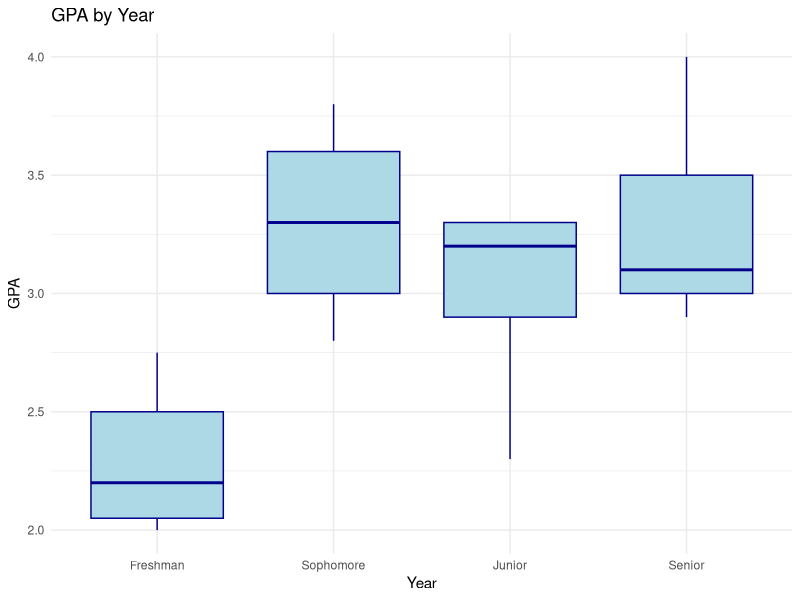
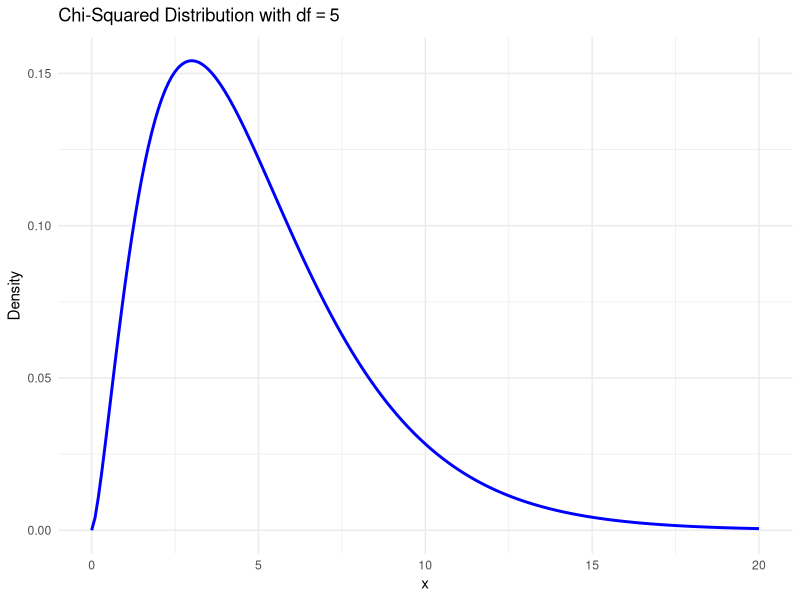
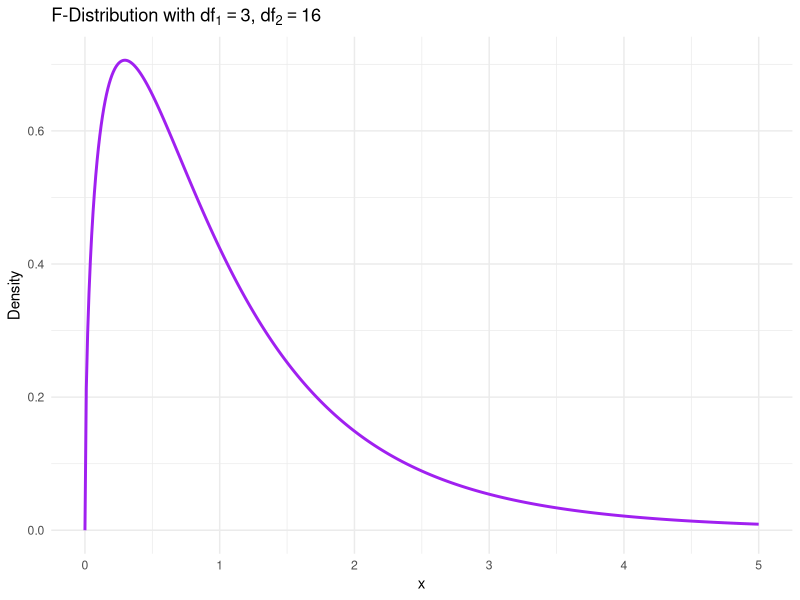
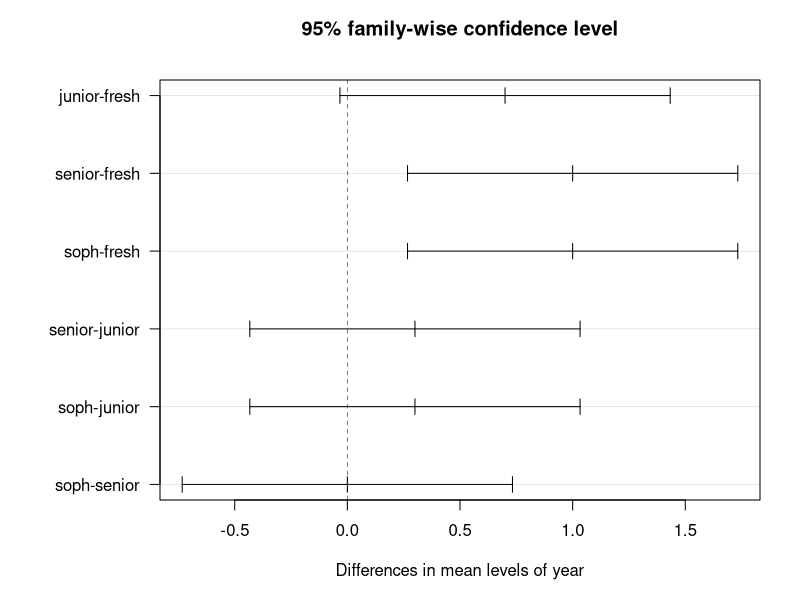
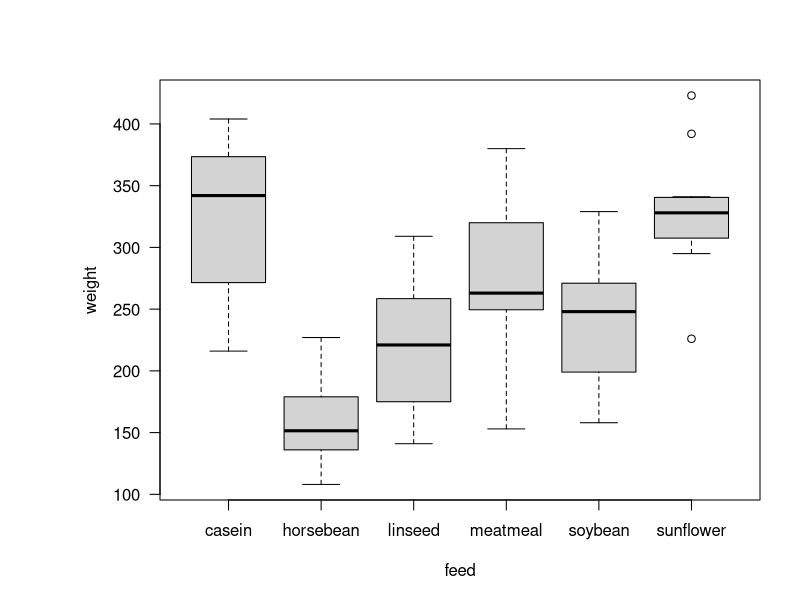
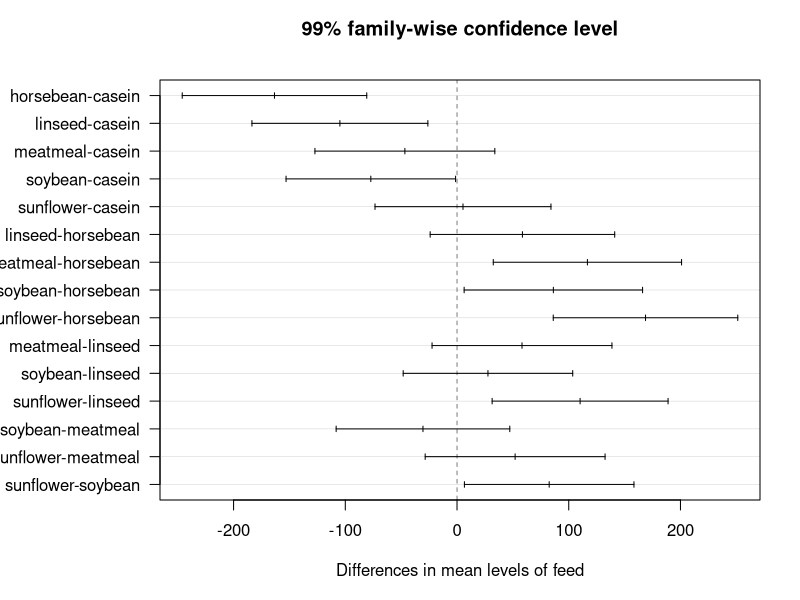

The R source for these figures, in order:
## ---- chunk 1
library(formatR)
library(tidyverse)
library(kableExtra)

# Set so that long lines in R will be wrapped:
knitr::opts_chunk$set(tidy.opts=list(width.cutoff=80), tidy=FALSE)
knitr::opts_chunk$set(cache=TRUE,warning=F)
knitr::opts_chunk$set(out.height='40%',fig.align = "center")
add.space = 0

# kable table global setup
kt = function(data) {
  kable(data, align = "c", escape = FALSE) %>%
    kable_styling(bootstrap_options = c("striped"),
                  latex_options = c("hold_position"))
}
## ---- chunk 2
# Define GPA data for each year
fresh.gpa = c(2.05, 2.20, 2.00, 2.50, 2.75)
soph.gpa = c(3.00, 2.80, 3.80, 3.60, 3.30)
junior.gpa = c(3.30, 3.20, 2.30, 2.90, 3.30)
senior.gpa = c(3.50, 3.10, 2.90, 3.00, 4.00)

# Calculate summary statistics and round to three decimal places
summary_stats = data.frame(
  Year = c("Freshman", "Sophomore", "Junior", "Senior"),
  Sample_Size = c(length(fresh.gpa), length(soph.gpa), length(junior.gpa), length(senior.gpa)),
  Sample_Mean = round(c(mean(fresh.gpa), mean(soph.gpa), mean(junior.gpa), mean(senior.gpa)), 3),
  Sample_Std_Dev = round(c(sd(fresh.gpa), sd(soph.gpa), sd(junior.gpa), sd(senior.gpa)), 3)
)

# Display table using kable
library(knitr)
kable(summary_stats, col.names = c("Year", "Sample Size", "Sample Mean", "Sample Std Dev"))
## ---- chunk 3
# Load necessary libraries
library(ggplot2)
library(dplyr)

# Define GPA data for each year
fresh.gpa = c(2.05, 2.20, 2.00, 2.50, 2.75)
soph.gpa = c(3.00, 2.80, 3.80, 3.60, 3.30)
junior.gpa = c(3.30, 3.20, 2.30, 2.90, 3.30)
senior.gpa = c(3.50, 3.10, 2.90, 3.00, 4.00)

# Combine into a single data frame
gpa_data = data.frame(
  Year = factor(rep(c("Freshman", "Sophomore", "Junior", "Senior"), each = 5), 
                levels = c("Freshman", "Sophomore", "Junior", "Senior")),
  GPA = c(fresh.gpa, soph.gpa, junior.gpa, senior.gpa)
)

# Create the ggplot
ggplot(gpa_data, aes(x = Year, y = GPA)) +
  geom_boxplot(fill = "lightblue", color = "darkblue") +
  labs(title = "GPA by Year", x = "Year", y = "GPA") +
  theme_minimal()
## ---- chunk 4
# Load necessary library
library(ggplot2)

# Set degrees of freedom
k = 5

# Define a sequence of x values for plotting
x_values = seq(0, 20, by = 0.1)

# Calculate the chi-squared pdf for each x value
pdf_values = dchisq(x_values, df = k)

# Create a data frame for plotting
chi_squared_data = data.frame(x = x_values, pdf = pdf_values)

# Plot the chi-squared distribution
ggplot(chi_squared_data, aes(x = x, y = pdf)) +
  geom_line(color = "blue", linewidth = 1) +
  labs(title = expression(paste("Chi-Squared Distribution with ", df == 5)),
       x = "x",
       y = "Density") +
  theme_minimal()
## ---- chunk 5
# Load necessary library
library(ggplot2)

# Set degrees of freedom
df1 = 3
df2 = 16

# Define a sequence of x values for plotting
x_values = seq(0, 5, by = 0.01)

# Calculate the F-distribution pdf for each x value
pdf_values = df(x_values, df1 = df1, df2 = df2)

# Create a data frame for plotting
f_distribution_data = data.frame(x = x_values, pdf = pdf_values)

# Plot the F-distribution
ggplot(f_distribution_data, aes(x = x, y = pdf)) +
  geom_line(color = "purple", size = 1) +
  labs(title = expression(paste("F-Distribution with ", df[1] == 3, ", ", df[2] == 16)),
       x = "x",
       y = "Density") +
  theme_minimal()
## ---- chunk 6
 # GPA data set
fresh.gpa = c(2.05, 2.20, 2.00, 2.50, 2.75)
soph.gpa = c(3.00, 2.80, 3.80, 3.60, 3.30)
junior.gpa = c(3.30, 3.20, 2.30, 2.90, 3.30)
senior.gpa = c(3.50, 3.10, 2.90, 3.00, 4.00)

# Make one list of all GPAs
gpa = c(fresh.gpa,soph.gpa,junior.gpa,senior.gpa)

# Create labels
year = c(rep("fresh",5),rep("soph",5),rep("junior",5),rep("senior",5))


# calculate ANOVA
fit = aov(gpa~year)
summary(fit)
## ---- chunk 7
TukeyHSD(fit)
## ---- chunk 8
# options for clean y-axis labels
par(las = 1)
par(mar = c(5, 8, 4, 2))

plot(TukeyHSD(fit))
## ---- chunk 9
data(chickwts)
boxplot(weight~feed,data=chickwts)
## ---- chunk 10
fit = aov(weight~feed,data=chickwts)
summary(fit)
## ---- chunk 11
TukeyHSD(fit,conf.level = 0.99)
## ---- chunk 12
plot(TukeyHSD(fit,conf.level = 0.99))
